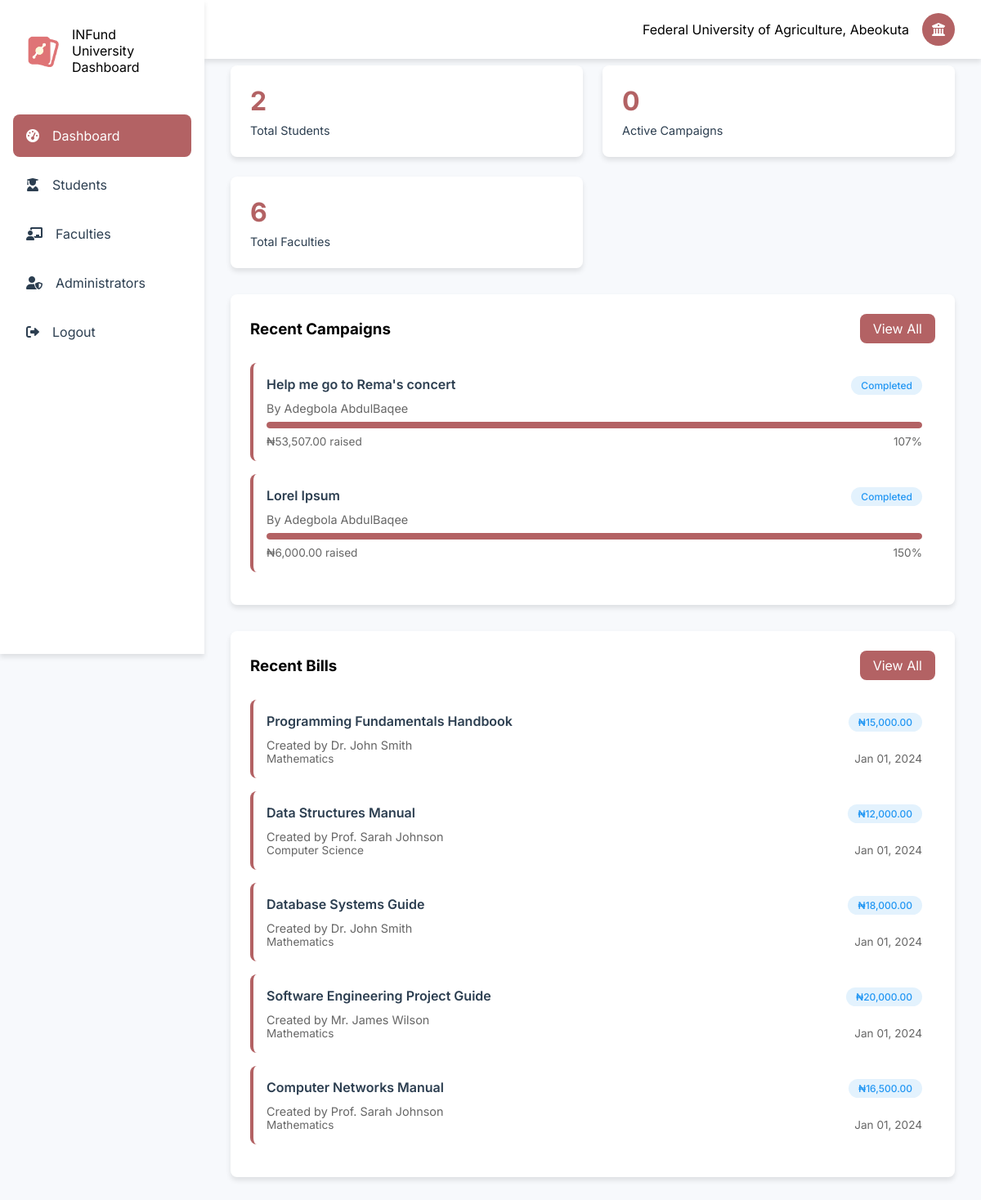
Before: /uni/dashboard.php (signed in) with the older database file.
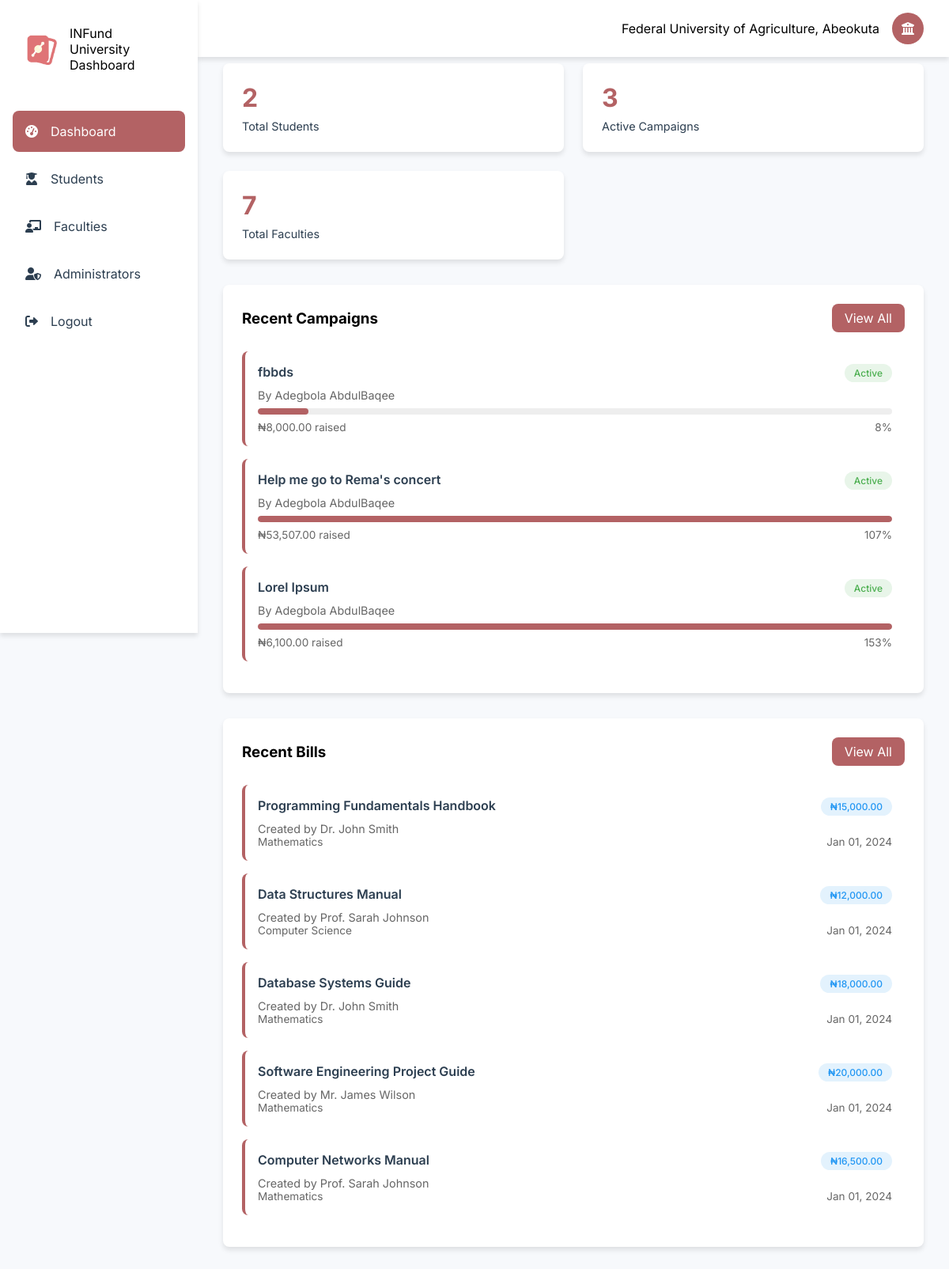
After: the same page with the newer database file.
### tables this page shows
CREATE TABLE `universities` (
  `id` bigint(20) UNSIGNED NOT NULL,
  `abbreviation` varchar(10) NOT NULL,
  `name` varchar(255) NOT NULL,
  `type` enum('Federal','State','Uniformed','Private') NOT NULL,
  `country` varchar(50) DEFAULT 'Nigeria',
  `email` varchar(1000) DEFAULT NULL,
  `password` varchar(1000) DEFAULT NULL,
  `secret_code` varchar(1000) DEFAULT NULL,
  `logo` varchar(1000) NOT NULL DEFAULT 'default.png'
);

CREATE TABLE `campaigns` (
  `id` int(11) NOT NULL,
  `title` varchar(255) NOT NULL,
  `description` text NOT NULL,
  `impact` text DEFAULT NULL,
  `importance` text DEFAULT NULL,
  `uid` int(11) NOT NULL,
  `goal_amount` decimal(15,2) NOT NULL,
  `university` varchar(200) DEFAULT NULL,
  `amount_raised` decimal(15,2) DEFAULT 0.00,
  `start_date` date NOT NULL,
  `end_date` date NOT NULL,
  `status` enum('active','completed','cancelled') DEFAULT 'active',
  `created_at` timestamp NOT NULL DEFAULT current_timestamp(),
  `updated_at` timestamp NOT NULL DEFAULT current_timestamp() ON UPDATE current_timestamp(),
  `image1` varchar(1000) NOT NULL,
  `image2` varchar(1000) DEFAULT NULL,
  `image3` varchar(1000) DEFAULT NULL,
  `image4` varchar(1000) DEFAULT NULL
);

CREATE TABLE `users` (
  `id` int(11) NOT NULL,
  `fullname` varchar(1000) NOT NULL,
  `email` varchar(200) DEFAULT NULL,
  `balance` decimal(15,2) NOT NULL DEFAULT 0.00,
  `username` varchar(30) NOT NULL,
  `phone` varchar(30) DEFAULT NULL,
  `dob` varchar(200) DEFAULT NULL,
  `country` varchar(200) DEFAULT NULL,
  `state` varchar(1000) DEFAULT NULL,
  `university` varchar(1000) DEFAULT NULL,
  `faculty` varchar(1000) DEFAULT NULL,
  `department` varchar(1000) DEFAULT NULL,
  `matric_no` varchar(1000) NOT NULL,
  `password` varchar(1000) DEFAULT NULL,
  `level` varchar(200) NOT NULL DEFAULT '100',
  `bank_id` varchar(200) DEFAULT NULL,
  `bank_account_name` varchar(200) DEFAULT NULL,
  `account_number` int(30) DEFAULT NULL,
  `created_at` varchar(1000) DEFAULT current_timestamp(),
  `last_login` varchar(1000) DEFAULT current_timestamp(),
  `gender` varchar(1000) DEFAULT NULL
);

CREATE TABLE `bills` (
  `id` int(11) NOT NULL,
  `creator_id` int(11) NOT NULL,
  `name` varchar(255) NOT NULL,
  `university` varchar(255) NOT NULL,
  `faculty` varchar(255) NOT NULL,
  `department` varchar(1000) NOT NULL,
  `level` varchar(255) NOT NULL,
  `matric_no` varchar(255) NOT NULL,
  `price` decimal(10,2) NOT NULL,
  `start_date` date DEFAULT NULL,
  `end_date` date DEFAULT NULL,
  `created_at` timestamp NOT NULL DEFAULT current_timestamp()
);

CREATE TABLE `creators` (
  `id` int(11) NOT NULL,
  `fullname` varchar(255) NOT NULL,
  `email` varchar(200) NOT NULL,
  `role` enum('admin','lecturer','headofclass') NOT NULL,
  `department` varchar(1000) NOT NULL,
  `university` varchar(1000) NOT NULL,
  `university_id` int(11) NOT NULL,
  `password` varchar(1000) DEFAULT NULL,
  `balance` decimal(10,2) DEFAULT 0.00,
  `faculty` varchar(200) DEFAULT NULL,
  `created_at` timestamp NOT NULL DEFAULT current_timestamp(),
  `phone` varchar(200) DEFAULT NULL,
  `faculty_id` int(11) DEFAULT NULL,
  `department_id` int(11) DEFAULT NULL
);

### includes/uni/functions.php (called while the page is built)
<?php
function getUniversityDetails(string $email): array
{
    global $conn;
    if (strpos($email, "@")) {
        $query = "SELECT * FROM universities WHERE email = ?";
    } else {
        $query = "SELECT * FROM universities WHERE id = ?";
    }
    $stmt = $conn->prepare($query);
    $stmt->bind_param("s", $email);
    $stmt->execute();
    $result = $stmt->get_result();
    $data = $result->fetch_assoc();
    return $data;
}
function getDashboardStats($university_id) {
    global $conn;
    $student_query = "SELECT COUNT(*) as total_students FROM users WHERE university = (SELECT abbreviation FROM universities WHERE id = ?)";
    $stmt = $conn->prepare($student_query);
    $stmt->bind_param("i", $university_id);
    $stmt->execute();
    $student_result = $stmt->get_result();
    $total_students = $student_result->fetch_assoc()['total_students'];
    $campaign_query = "SELECT COUNT(*) as total_campaigns FROM campaigns c
                      JOIN users u ON c.uid = u.id
                      WHERE u.university = (SELECT abbreviation FROM universities WHERE id = ?)
                      AND c.status = 'active'";
    $stmt = $conn->prepare($campaign_query);
    $stmt->bind_param("i", $university_id);
    $stmt->execute();
    $campaign_result = $stmt->get_result();
    $total_campaigns = $campaign_result->fetch_assoc()['total_campaigns'];
    $amount_query = "SELECT SUM(amount_raised) as total_raised FROM campaigns c
                    JOIN users u ON c.uid = u.id
                    WHERE u.university = (SELECT abbreviation FROM universities WHERE id = ?)";
    $stmt = $conn->prepare($amount_query);
    $stmt->bind_param("i", $university_id);
    $stmt->execute();
    $amount_result = $stmt->get_result();
    $total_raised = $amount_result->fetch_assoc()['total_raised'] ?? 0;
    $recent_campaigns_query = "SELECT c.*, u.fullname FROM campaigns c
                             JOIN users u ON c.uid = u.id
                             WHERE u.university = (SELECT abbreviation FROM universities WHERE id = ?)
                             ORDER BY c.created_at DESC LIMIT 5";
    $stmt = $conn->prepare($recent_campaigns_query);
    $stmt->bind_param("i", $university_id);
    $stmt->execute();
    $recent_campaigns = $stmt->get_result()->fetch_all(MYSQLI_ASSOC);
    return [
        'total_students' => $total_students,
        'total_campaigns' => $total_campaigns,
        'total_raised' => $total_raised,
        'recent_campaigns' => $recent_campaigns
    ];
}
function getFacultyStats($university_id) {
    global $conn;
    $query = "SELECT f.name, COUNT(u.id) as student_count
              FROM university_faculties f
              LEFT JOIN users u ON f.name = u.faculty
              WHERE f.university_id = ?
              GROUP BY f.name";
    $stmt = $conn->prepare($query);
    $stmt->bind_param("i", $university_id);
    $stmt->execute();
    return $stmt->get_result()->fetch_all(MYSQLI_ASSOC);
}
function getRecentBills($university_id) {
    global $conn;
    $query = "SELECT b.*, u.fullname
              FROM bills b
              JOIN creators u ON b.creator_id = u.id
              WHERE b.university = (SELECT abbreviation FROM universities WHERE id = ?)
              ORDER BY b.created_at DESC LIMIT 5";
    $stmt = $conn->prepare($query);
    $stmt->bind_param("i", $university_id);
    $stmt->execute();
    return $stmt->get_result()->fetch_all(MYSQLI_ASSOC);
}

### uni/dashboard.php (the view, shortened to what the rows shown need)
<?php
include '../includes/uni/nav.php';
$dashboard_stats = getDashboardStats($university_id);
$faculty_stats = getFacultyStats($university_id);
$recent_bills = getRecentBills($university_id);
?>
<div class="main-content">
    <div class="cards-grid">
        <div class="card">
            <h2><?php echo number_format($dashboard_stats['total_students']); ?></h2>
        </div>
        <div class="card">
            <h2><?php echo number_format($dashboard_stats['total_campaigns']); ?></h2>
        </div>
        <div class="card">
            <h2><?php echo count($faculty_stats); ?></h2>
        </div>
    </div>
    <div class="campaigns-grid">
        <div class="feed-section">
            <?php foreach ($dashboard_stats['recent_campaigns'] as $campaign) : ?>
                <div class="campaign-card">
                    <div class="campaign-header">
                        <h4 class="campaign-title"><?php echo htmlspecialchars($campaign['title']); ?></h4>
                        <span class="badge <?php echo $campaign['status'] == 'active' ? 'badge-success' : 'badge-info'; ?>">
                            <?php echo ucfirst($campaign['status']); ?>
                        </span>
                    </div>
                    <div class="campaign-meta">
                        By <?php echo htmlspecialchars($campaign['fullname']); ?>
                    </div>
                    <div class="progress-bar">
                        <?php
                        $percentage = ($campaign['amount_raised'] / $campaign['goal_amount']) * 100;
                        ?>
                        <div class="progress-fill" style="width: <?php echo min(100, $percentage); ?>%"></div>
                    </div>
                    <div class="campaign-stats">
                        <span>₦<?php echo number_format($campaign['amount_raised'], 2); ?> raised</span>
                        <span><?php echo round($percentage); ?>%</span>
                    </div>
                </div>
            <?php endforeach; ?>
        </div>
        <div class="feed-section">
            <?php foreach ($recent_bills as $bill) : ?>
                <div class="campaign-card">
                    <div class="campaign-header">
                        <h4 class="campaign-title"><?php echo htmlspecialchars($bill['name']); ?></h4>
                        <span class="badge badge-info">₦<?php echo number_format($bill['price'], 2); ?></span>
                    </div>
                    <div class="campaign-meta">
                        Created by <?php echo htmlspecialchars($bill['fullname']); ?>
                    </div>
                    <div class="campaign-stats">
                        <span><?php echo $bill['department']; ?></span>
                        <span><?php echo date('M d, Y', strtotime($bill['created_at'])); ?></span>
                    </div>
                </div>
            <?php endforeach; ?>
        </div>
    </div>
</div>
</div>
</body>
</html>

### includes/uni/nav.php (shortened to what the rows shown need)
<?php
include '../config/config.php';
include '../includes/uni/functions.php';
$university_id = $_SESSION['university_id'];
$uni_details = getUniversityDetails($_SESSION["university_id"]);
?>
<!DOCTYPE html>
<html lang="en">
<head>
    <link href="https://cdnjs.cloudflare.com/ajax/libs/toastr.js/latest/css/toastr.min.css" rel="stylesheet" />
    <link rel="stylesheet" href="../assets/css/colors.css">
    <link rel="stylesheet" href="https://cdnjs.cloudflare.com/ajax/libs/font-awesome/6.0.0/css/all.min.css">
    <link rel="stylesheet" href="../assets/css/user/nav.css">
</head>
<body>
    <div class="container">
        <div class="topnav">
            <div class="user-profile">
                <span><?php echo $uni_details['name']; ?></span>
                <a href="./profile">
                    <div class="avatar">
                    </div>
                </a>
            </div>
        </div>

Changed rows visible on the page:
added campaigns: title "fbbds", status "Active", uid.fullname "Adegbola AbdulBaqee", amount_raised "8,000.00", percentage "8"
changed campaigns "Help me go to Rema's concert": status "Completed" → "Active"
changed campaigns "Lorel Ipsum": status "Completed" → "Active"; amount_raised "6,000.00" → "6,100.00"; percentage "150" → "153"
Other visible differences:
$dashboard_stats['total_campaigns']: "0" → "3"
count($faculty_stats): "6" → "7"
